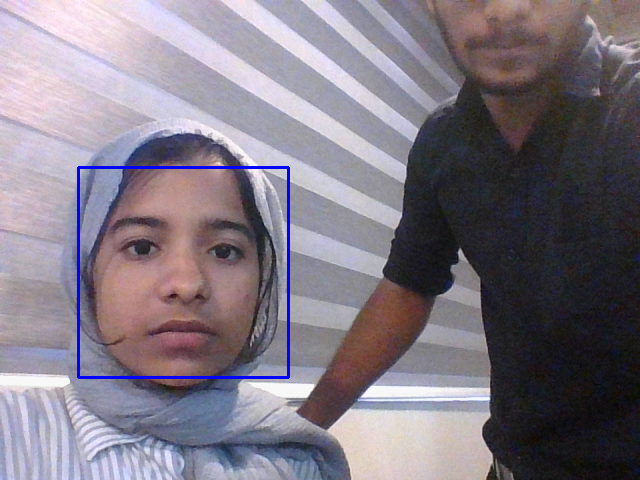
#> input picture open cv/fffff.png, 640 x 480 px, given in place of waterfall.jpg, which was not available
$ python rotate.py
#> lines starting #> are read from the running program, lines starting #| are printed output that depends on the picture; pictures that were not available may be replaced by others from this repository, and a replacement may not be noted
# -*- coding: utf-8 -*-
"""
Created on Thu Feb  9 11:13:07 2023

@author: user pc
"""

import cv2
# import numpy as np

#importing the opencv module
# import cv2
# using imread('path') and 1 denotes read as  color image
img = cv2.imread('waterfall.jpg',1)
#> img is the input picture: shape (480, 640, 3); mean B, G, R 131.4, 119.9, 127.7
print(img.shape)
#| (480, 640, 3)

img_resized=cv2.resize(img, (500, 500),
               interpolation = cv2.INTER_NEAREST)
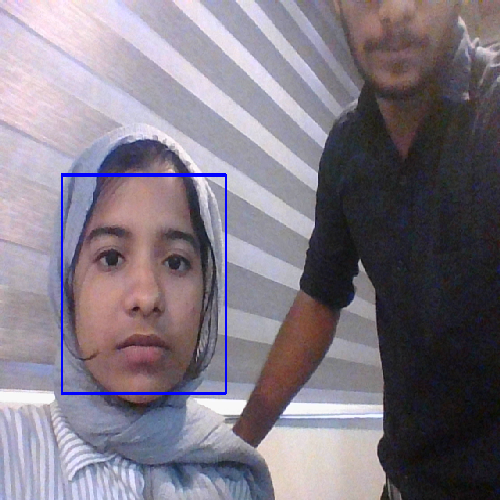
#> img_resized: shape (500, 500, 3); mean B, G, R 131.6, 120.1, 127.9
print(img_resized.shape)
#| (500, 500, 3)

image=cv2.rotate(img_resized,cv2.ROTATE_90_COUNTERCLOCKWISE)
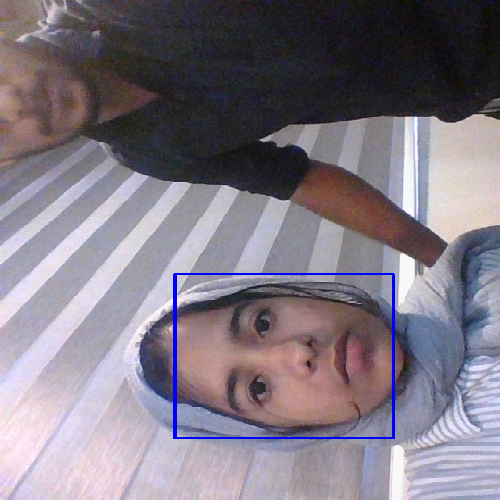
#> image: shape (500, 500, 3); mean B, G, R 131.6, 120.1, 127.9
status= cv2.imwrite("rotated image.png",image)
cv2.imshow("img",image)
cv2.waitKey(0)
cv2.destroyAllWindows()

$ run again, on open cv/face0.jpg
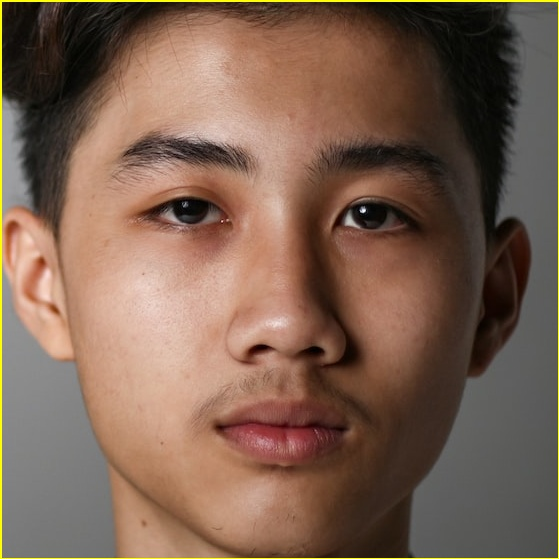
#> input picture open cv/face0.jpg, 559 x 559 px, given in place of waterfall.jpg, which was not available
#> img is the input picture: shape (559, 559, 3); mean B, G, R 80.9, 97.3, 124.4
#| (559, 559, 3)
#| (500, 500, 3)
#> `image=cv2.rotate(img_resized,cv2.ROTATE_90_COUNTERCLOCKWISE)`:
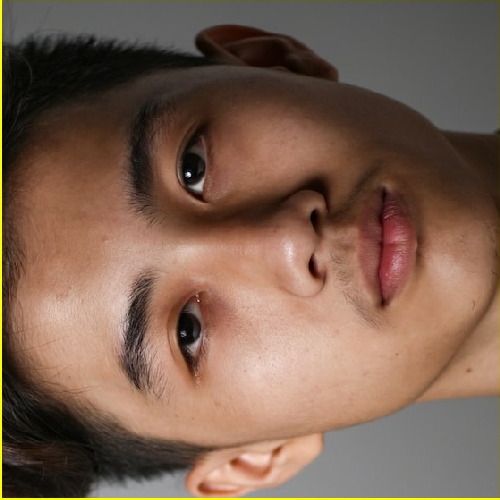
#> image: shape (500, 500, 3); mean B, G, R 80.9, 96.9, 124
